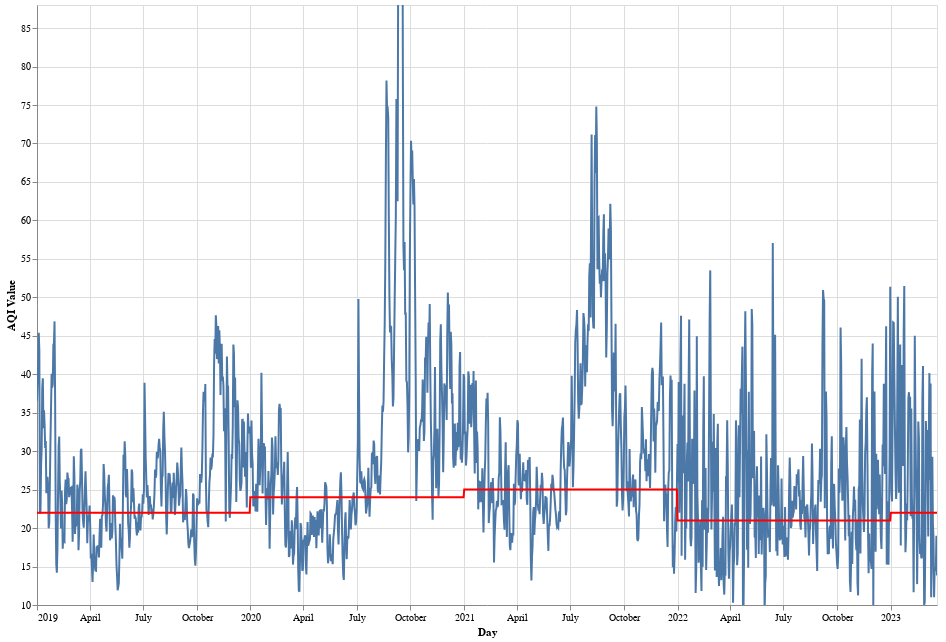

Notebook code for this chart:
### Code cell
# Disabling data limit
alt.data_transformers.disable_max_rows()

# Creating dropdown menus for month and year
months = ['1','2','3','4','5','6','7','8','9','10','11','12']
years = ['2019', '2020', '2021']

month_dropdown = alt.binding_select(options = list(range(1,13)) + [None], labels = months + ['All'], name = 'Month')
month_selection = alt.selection_point(fields = ['month'], bind = month_dropdown)
year_dropdown = alt.binding_select(options = list(range(2019,2022)) + [None], labels = years + ['All'], name='Year')
year_selection = alt.selection_point(fields = ['year'], bind=year_dropdown)

# Graphs for AQI over time
AQI_day_line = alt.Chart(air_quality_day_avg_2019, width = 900, height = 600).mark_line(clip = True).encode(
    alt.X('date:T').title('Day'),
    alt.Y('DAILY_AQI_VALUE:Q').scale(domain = (10, 88)).title('AQI Value')
).add_params(month_selection, year_selection).transform_filter(year_selection & month_selection)

AQI_yr_med_line = alt.Chart(air_quality_day_avg_2019).mark_line(color = 'red').encode(
    alt.X('date:T').title('Day'),
    alt.Y('AQI yr med baseline:Q').scale(domain = (10, 88))
).add_params(month_selection, year_selection).transform_filter(year_selection & month_selection)

alt.layer(AQI_day_line, AQI_yr_med_line)

### Figure 1 — Vega-Lite specification as saved in the notebook (floating-point values rounded to 4 significant figures; data arrays with more than 128 entries replaced by an {"elided": "..."} marker saying what was removed)
{"config": {"view": {"continuousWidth": 300, "continuousHeight": 300}}, "layer": [{"mark": {"type": "line", "clip": true}, "encoding": {"x": {"field": "date", "title": "Day", "type": "temporal"}, "y": {"field": "DAILY_AQI_VALUE", "scale": {"domain": [10, 88]}, "title": "AQI Value", "type": "quantitative"}}, "name": "view_8", "transform": [{"filter": {"and": [{"param": "param_16"}, {"param": "param_15"}]}}]}, {"mark": {"type": "line", "color": "red"}, "encoding": {"x": {"field": "date", "title": "Day", "type": "temporal"}, "y": {"field": "AQI yr med baseline", "scale": {"domain": [10, 88]}, "type": "quantitative"}}, "transform": [{"filter": {"and": [{"param": "param_16"}, {"param": "param_15"}]}}]}], "data": {"name": "data-60ccea45f62360b635b5032567748338"}, "height": 600, "params": [{"name": "param_15", "select": {"type": "point", "fields": ["month"]}, "bind": {"input": "select", "options": [1, 2, 3, 4, 5, 6, 7, 8, 9, 10, 11, 12, null], "labels": ["1", "2", "3", "4", "5", "6", "7", "8", "9", "10", "11", "12", "All"], "name": "Month"}, "views": ["view_8"]}, {"name": "param_16", "select": {"type": "point", "fields": ["year"]}, "bind": {"input": "select", "options": [2019, 2020, 2021, null], "labels": ["2019", "2020", "2021", "All"], "name": "Year"}, "views": ["view_8"]}], "width": 900, "$schema": "https://vega.github.io/schema/vega-lite/v5.6.1.json", "datasets": {"data-60ccea45f62360b635b5032567748338": {"elided": "1541 records"}}}
